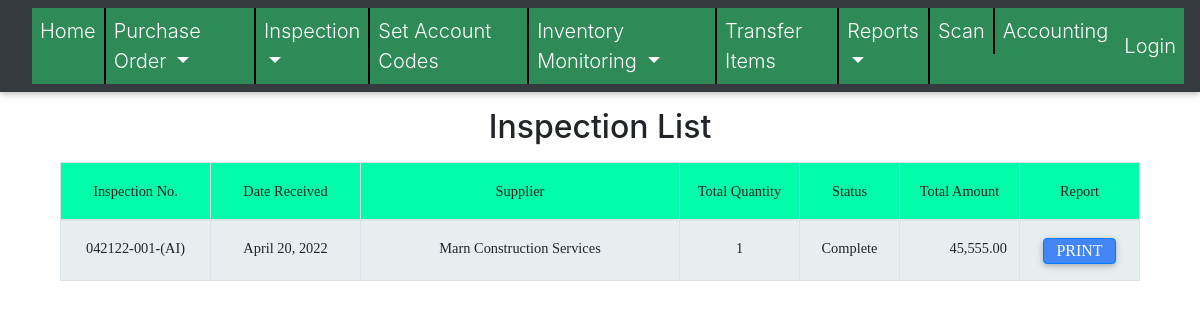
The page /app/list/inspection on the database its author committed.
### newapp/models.py (models this page shows, shortened)
class Inspection(models.Model):
	date = models.DateField(default = datetime.datetime.now)
	series = models.PositiveIntegerField(null = True)
	po = models.ForeignKey(PurchaseOrder, on_delete = models.CASCADE)
	requisitioning_office = models.ForeignKey(RequisitioningOffice, on_delete = models.CASCADE)
	campus = models.ForeignKey(Campus, on_delete = models.CASCADE)
	date_received = models.DateField()
	purpose = models.TextField(null = True, blank = True)
	receive_status = models.ForeignKey(ReceiveStatus, on_delete = models.CASCADE)
	inspection_officer = models.ForeignKey(InspectionOfficer, on_delete = models.CASCADE)
	with_acc_codes = models.BooleanField(default = False)
	inspection_date = models.DateField(default = datetime.datetime.now)
	@property
	def ins_no(self):
		d = datetime.datetime.combine(self.date, datetime.datetime.min.time())
		mdy = d.strftime("%m%d%y")
		s = str(self.series).zfill(3)
		camp = self.campus.name
		return f'{mdy}-{s}-({camp[0].title()}I)'

class Campus(models.Model):
	name = models.CharField(max_length = 200)

class PurchaseOrder(models.Model):
	date = models.DateField()
	series = models.PositiveIntegerField()
	supplier = models.ForeignKey(Supplier, on_delete = models.CASCADE, null = True)
	requesting_end_user = models.ForeignKey(RequestingEndUser, on_delete = models.CASCADE, null = True)
	date_received_by_supplier = models.DateField(null = True)
	date_received_from_bac = models.DateField(null = True)
	term_of_delivery = models.PositiveIntegerField(null = True)
	mode_of_procurement = models.ForeignKey(ModeOfProcurement, on_delete = models.CASCADE, null = True)
	fund_source = models.ForeignKey(FundSource, on_delete = models.CASCADE, null = True)
	amounts = models.FloatField(null = True)
	remarks = models.TextField(null = True)
	date_recorded = models.DateField(default = timezone.now, null = True)

class Supplier(models.Model):
	name = models.CharField(max_length = 200)
	address = models.TextField(default = None, null = True, blank = True)
	contact = models.CharField(max_length = 200, null = True)

class Item(models.Model):
	no = models.PositiveIntegerField(null = True)
	article = models.ForeignKey(Article, on_delete = models.CASCADE, null = True)
	desc = models.CharField(max_length = 254)
	unit = models.ForeignKey(Unit, on_delete = models.CASCADE)
	qty = models.PositiveIntegerField()
	cost = models.FloatField()
	inspection = models.ForeignKey(Inspection, on_delete = models.CASCADE, null = True)
	po_no = models.CharField(max_length = 15, null = True, blank = True)
	acc_code  = models.ForeignKey(AccountCode, on_delete = models.CASCADE, null = True)
	classification = models.ForeignKey(Classification, on_delete=models.CASCADE, null = True)

class ReceiveStatus(models.Model):
	name = models.CharField(max_length = 200)

### newapp/views.py (the view, shortened to what this page needs)
# urls.py: path("list/inspection", views.InspectionListView.as_view(), name = "inspection-list"),
class InspectionListView(ListView, UserPassesTestMixin):
	model = Inspection
	template_name = "newapp/inspection_list.html"
	context_object_name = "objects"

### newapp/templatetags/my_tags.py (called while the page is built)
@register.filter(name = "currency")
def currency(value):
	try:
		return "{:,.2f}".format(value)
	except ValueError:
		return None

@register.filter(name = "total_qty")
def total_qty(value):
	l = [x.qty for x in value.item_set.all()]
	return sum(l)

@register.filter(name = "total_amount")
def total_amount(value):
	items = value.item_set.all()
	x = [item.cost * item.qty for item in items]
	return sum(x)

### newapp/templates/newapp/inspection_list.html
{% extends "newapp/base.html" %}
{% load my_tags %}
{% block content %}
<div class="container">
	<h2 class = "text-center card-text mb-3 mt-3">Inspection List</h2>
	<div class="container tableFixedHead" style="overflow-y: auto; height: 400px;">
		<table class="table table-hover table-bordered">
			<thead>
				<tr>
					<td class="text-center" style = "width: 150px;">Inspection No.</td>
					<td class="text-center" style = "width: 150px;">Date Received</td>
					<td class="text-center">Supplier</td>
					<td class="text-center" style="width: 120px;">Total Quantity</td>
					<td class="text-center" style = "width: 100px;">Status</td>
					<td class="text-center" style="width: 120px">Total Amount</td>
					<td class="text-center" style= "width: 120px;">Report</td>
				</tr>
			</thead>
			<tbody>
				{% for obj in objects %}
				<tr>
					<td class="text-center"><a href="#">{{ obj.ins_no }}</a></td>
					<td class="text-center">{{ obj.date_received }}</td>
					<td class="text-center">{{ obj.po.supplier.name }}</td>
					<td class="text-center">{{ obj|total_qty }}</td>
					<td class="text-center">{{ obj.receive_status.name }}</td>
					<td class="text-right">{{ obj|total_amount|currency }}</td>
					<td class="text-center"><a href = "{% url 'print-ins' obj.id%}" target = "_blank" class="btn btn-primary mt-0 mb-0 pb-0 pt-0">Print</a></td>
				</tr>
				{% endfor %}
			</tbody>
		</table>
	</div>
</div>
{% endblock content %}

### newapp/templates/newapp/base.html (shortened to what this page needs)
<!DOCTYPE html>
<html lang="en">
<head>
	{% load static %}
	<link rel="stylesheet" href="https://stackpath.bootstrapcdn.com/font-awesome/4.7.0/css/font-awesome.min.css">
	<link rel="stylesheet" type="text/css" href="{% static 'css/mdb.min.css' %}">
	<link rel="stylesheet" type="text/css" href="{% static 'css/style.css' %}">
	<link rel="stylesheet" href="{% static 'bootstrap/bootstrap.min.css' %}">
	{% load crispy_forms_tags %}
</head>
<body>
	<nav class="navbar navbar-expand-lg navbar-dark bg-dark sticky-top">
	  <div class="collapse navbar-collapse" id="navbarSupportedContent" style="background-color:seagreen;">
	    <ul class="navbar-nav mr-auto">
	      <li class="nav-item">
	        <a class="nav-link" href="{% url 'home' %}">Home </a>
	      </li>
	      <li class="nav-item dropdown" style="border-left: 2px solid black;  ">
	        <a class="nav-link dropdown-toggle" href="#" id="navbarDropdown" role="button" data-toggle="dropdown" aria-haspopup="true" aria-expanded="false">
	          Purchase Order
	        </a>
	      </li>
	      <li class="nav-item dropdown" style="border-left: 2px solid black;">
	        <a class="nav-link dropdown-toggle" href="#" id="inspectionDropdown" role="button" data-toggle="dropdown" aria-haspopup="true" aria-expanded="flase">
	          Inspection
	        </a>
	      </li>
	      <li class="nav-item" style="border-left: 2px solid black;">
	        <a class="nav-link" href="{% url 'acc_code_list' %}">Set Account Codes</a>
	      </li>
	      <li class="nav-item dropdown" style="border-left: 2px solid black;">
	      	<a class="nav-link dropdown-toggle" href="#" id="navbarDropdown2" role="button" data-toggle="dropdown" aria-haspopup="true" aria-expanded="false">
	          Inventory Monitoring
	        </a>
	      </li>
	       <li class="nav-item" style="border-left: 2px solid black;">
	        <a class="nav-link" href="{% url 'transfer-items' %}">Transfer Items</a>
	      </li>
	      <li class="nav-item dropdown" style="border-left: 2px solid black">
	        <a class="nav-link dropdown-toggle" href="#" id="reportDropdown" role="button" data-toggle="dropdown" aria-haspopup="true" aria-expanded="false">
	        	Reports
	        </a>
	      </li>
	      <li class="nav-item" style="border-left: 2px solid black; border-left: 2px solid black;">
	      	<a href="{% url 'scan' %}" class="nav-link">Scan</a>
	      </li>
	      <li class="nav-item">
	        <a class="nav-link"  href="{% url 'accounting' %}" style="border-left: 2px solid black; border-left height: 100%;">Accounting</a>
	      </li>
	    </ul>
	    {% if user.is_authenticated %}
	    <ul class="nav navbar-nav navbar-right">
	    	<li class="nav-item">
	    		<a href="{% url 'logout' %}" class="nav-link navbar-right" style="border-left: 2px solid black; color: white;">Logout</a>
	    	</li>
	    </ul>
	    {% else %}
	    <ul class="nav navbar-nav navbar-right">
	    	<li class="nav-item">
	    		<a href="{% url 'login' %}" class="nav-link navbar-right">Login</a>
	    	</li>
	    </ul>
		{% endif %}
	  </div>
	</nav>
	<div class="main">
	{% block content %}
	{% endblock content %}
	</div>
</body>
</html>

### newapp/templates/newapp/base.html (style rules this page uses)
table { font-family: Verdana; }
.table thead tr { background-color: #03fca9; }
.table tbody tr:nth-child(odd) { background-color: #e6eef0; }
table { border-collapse: collapse; width: 100%; }
th, td { padding: 8px 16px; }
ul { padding: 0; list-style: none; background: seagreen; font-size: 20px; }

### rows shown on the page
Inspection: ins_no "042122-001-(AI)", date_received "April 20, 2022", po.supplier.name "Marn Construction Services", id.qty "1", receive_status.name "Complete", id.qty "45,555.00"
